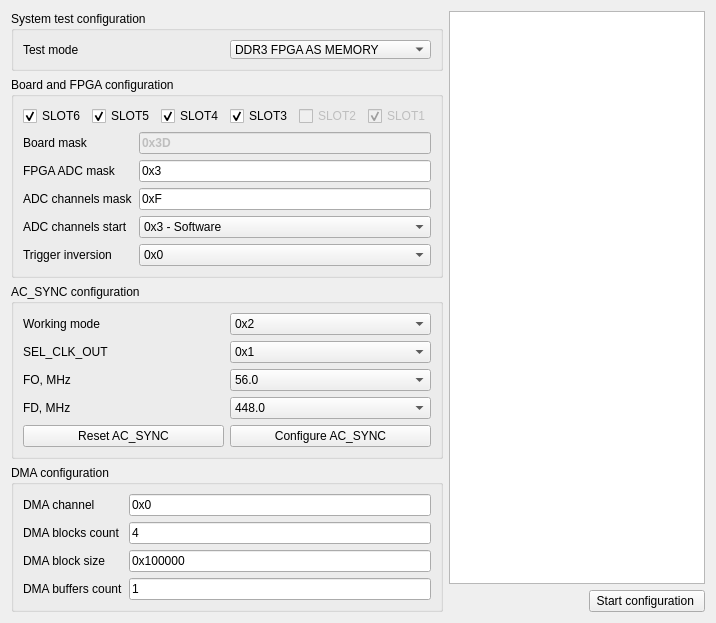
      <widget class="QWidget" name="tab">
       <attribute name="title">
        <string>System configuration</string>
       </attribute>
       <layout class="QGridLayout" name="gridLayout_10">
        <item row="1" column="2">
         <widget class="QPushButton" name="pbStartConfiguration">
          <property name="text">
           <string> Start configuration  </string>
          </property>
         </widget>
        </item>
        <item row="0" column="0" rowspan="2">
         <layout class="QVBoxLayout" name="verticalLayout">
          <item>
           <widget class="QGroupBox" name="groupBox_2">
            <property name="maximumSize">
             <size>
              <width>16777215</width>
              <height>60</height>
             </size>
            </property>
            <property name="font">
             <font>
              <weight>50</weight>
              <bold>false</bold>
             </font>
            </property>
            <property name="title">
             <string>System test configuration</string>
            </property>
            <layout class="QGridLayout" name="gridLayout_4">
             <item row="0" column="0">
              <layout class="QGridLayout" name="gridLayout_5">
               <item row="0" column="0">
                <widget class="QLabel" name="label_8">
                 <property name="text">
                  <string>Test mode</string>
                 </property>
                </widget>
               </item>
               <item row="0" column="1">
                <widget class="QComboBox" name="cbTestMode">
                 <property name="currentIndex">
                  <number>1</number>
                 </property>
                 <item>
                  <property name="text">
                   <string>DATA FROM ADC STREAM</string>
                  </property>
                 </item>
                 <item>
                  <property name="text">
                   <string>DDR3 FPGA AS MEMORY</string>
                  </property>
                 </item>
                 <item>
                  <property name="text">
                   <string>DDR3 FPGA AS FIFO</string>
                  </property>
                 </item>
                 <item>
                  <property name="text">
                   <string>PCIE DATA RATE TEST</string>
                  </property>
                 </item>
                </widget>
               </item>
              </layout>
             </item>
            </layout>
           </widget>
          </item>
          <item>
           <widget class="QGroupBox" name="groupBox_8">
            <property name="title">
             <string>Board and FPGA configuration</string>
            </property>
            <layout class="QGridLayout" name="gridLayout_6">
             <item row="0" column="0" colspan="2">
              <layout class="QGridLayout" name="gridLayout_7">
               <item row="0" column="0">
                <widget class="QCheckBox" name="cbSlot6">
                 <property name="text">
                  <string>SLOT6</string>
                 </property>
                 <property name="checked">
                  <bool>true</bool>
                 </property>
                </widget>
               </item>
               <item row="0" column="3">
                <widget class="QCheckBox" name="cbSlot3">
                 <property name="text">
                  <string>SLOT3</string>
                 </property>
                 <property name="checked">
                  <bool>true</bool>
                 </property>
                </widget>
               </item>
               <item row="0" column="4">
                <widget class="QCheckBox" name="cbSlot2">
                 <property name="enabled">
                  <bool>false</bool>
                 </property>
                 <property name="text">
                  <string>SLOT2</string>
                 </property>
                </widget>
               </item>
               <item row="0" column="2">
                <widget class="QCheckBox" name="cbSlot4">
                 <property name="text">
                  <string>SLOT4</string>
                 </property>
                 <property name="checked">
                  <bool>true</bool>
                 </property>
                </widget>
               </item>
               <item row="0" column="1">
                <widget class="QCheckBox" name="cbSlot5">
                 <property name="text">
                  <string>SLOT5</string>
                 </property>
                 <property name="checked">
                  <bool>true</bool>
                 </property>
                </widget>
               </item>
               <item row="0" column="5">
                <widget class="QCheckBox" name="cbSlot1">
                 <property name="enabled">
                  <bool>false</bool>
                 </property>
                 <property name="text">
                  <string>SLOT1</string>
                 </property>
                 <property name="checked">
                  <bool>true</bool>
                 </property>
                </widget>
               </item>
              </layout>
             </item>
             <item row="1" column="0" colspan="2">
              <layout class="QGridLayout" name="gridLayout_16">
               <item row="0" column="0">
                <widget class="QLabel" name="label_7">
                 <property name="text">
                  <string>Board mask</string>
                 </property>
                </widget>
               </item>
               <item row="0" column="1">
                <widget class="QLineEdit" name="leBoardMask">
                 <property name="enabled">
                  <bool>false</bool>
                 </property>
                 <property name="font">
                  <font>
                   <weight>75</weight>
                   <bold>true</bold>
                  </font>
                 </property>
                 <property name="text">
                  <string>0x3D</string>
                 </property>
                </widget>
               </item>
               <item row="1" column="0">
                <widget class="QLabel" name="label_11">
                 <property name="text">
                  <string>FPGA ADC mask</string>
                 </property>
                </widget>
               </item>
               <item row="1" column="1">
                <widget class="QLineEdit" name="leFpgaMask">
                 <property name="text">
                  <string>0x3</string>
                 </property>
                </widget>
               </item>
               <item row="2" column="0">
                <widget class="QLabel" name="label_9">
                 <property name="text">
                  <string>ADC channels mask</string>
                 </property>
                </widget>
               </item>
               <item row="2" column="1">
                <widget class="QLineEdit" name="leAdcMask">
                 <property name="text">
                  <string>0xF</string>
                 </property>
                </widget>
               </item>
               <item row="3" column="0">
                <widget class="QLabel" name="label_10">
                 <property name="text">
                  <string>ADC channels start</string>
                 </property>
                </widget>
               </item>
               <item row="3" column="1">
                <widget class="QComboBox" name="cbAdcStartSource">
                 <item>
                  <property name="text">
                   <string>0x3 - Software</string>
                  </property>
                 </item>
                 <item>
                  <property name="text">
                   <string>0x2 - Hardware</string>
                  </property>
                 </item>
                </widget>
               </item>
               <item row="4" column="1">
                <widget class="QComboBox" name="cbAdcStartInversion">
                 <item>
                  <property name="text">
                   <string>0x0</string>
                  </property>
                 </item>
                 <item>
                  <property name="text">
                   <string>0x1</string>
                  </property>
                 </item>
                </widget>
               </item>
               <item row="4" column="0">
                <widget class="QLabel" name="label_22">
                 <property name="text">
                  <string>Trigger inversion</string>
                 </property>
                </widget>
               </item>
              </layout>
             </item>
            </layout>
           </widget>
          </item>
          <item>
           <widget class="QGroupBox" name="groupBox_4">
            <property name="title">
             <string>AC_SYNC configuration</string>
            </property>
            <layout class="QGridLayout" name="gridLayout_8">
             <item row="0" column="0">
              <layout class="QGridLayout" name="gridLayout_9">
               <item row="3" column="0">
                <widget class="QLabel" name="label_5">
                 <property name="text">
                  <string>FD, MHz</string>
                 </property>
                </widget>
               </item>
               <item row="1" column="0">
                <widget class="QLabel" name="label_12">
                 <property name="text">
                  <string>SEL_CLK_OUT</string>
                 </property>
                </widget>
               </item>
               <item row="0" column="0">
                <widget class="QLabel" name="label_13">
                 <property name="text">
                  <string>Working mode</string>
                 </property>
                </widget>
               </item>
               <item row="1" column="1">
                <widget class="QComboBox" name="cbSyncSelClkOut">
                 <property name="currentIndex">
                  <number>1</number>
                 </property>
                 <item>
                  <property name="text">
                   <string>0x0</string>
                  </property>
                 </item>
                 <item>
                  <property name="text">
                   <string>0x1</string>
                  </property>
                 </item>
                </widget>
               </item>
               <item row="0" column="1">
                <widget class="QComboBox" name="cbSyncMode">
                 <property name="currentIndex">
                  <number>2</number>
                 </property>
                 <item>
                  <property name="text">
                   <string>0x0</string>
                  </property>
                 </item>
                 <item>
                  <property name="text">
                   <string>0x1</string>
                  </property>
                 </item>
                 <item>
                  <property name="text">
                   <string>0x2</string>
                  </property>
                 </item>
                 <item>
                  <property name="text">
                   <string>0x3</string>
                  </property>
                 </item>
                </widget>
               </item>
               <item row="5" column="1">
                <widget class="QPushButton" name="pbSyncConfigure">
                 <property name="text">
                  <string>Configure AC_SYNC</string>
                 </property>
                </widget>
               </item>
               <item row="2" column="0">
                <widget class="QLabel" name="label_6">
                 <property name="text">
                  <string>FO, MHz</string>
                 </property>
                </widget>
               </item>
               <item row="2" column="1">
                <widget class="QComboBox" name="cbSyncFO">
                 <property name="currentIndex">
                  <number>1</number>
                 </property>
                 <item>
                  <property name="text">
                   <string>10.0</string>
                  </property>
                 </item>
                 <item>
                  <property name="text">
                   <string>56.0</string>
                  </property>
                 </item>
                 <item>
                  <property name="text">
                   <string>120.0</string>
                  </property>
                 </item>
                 <item>
                  <property name="text">
                   <string>400.0</string>
                  </property>
                 </item>
                 <item>
                  <property name="text">
                   <string>448.0</string>
                  </property>
                 </item>
                 <item>
                  <property name="text">
                   <string>480.0</string>
                  </property>
                 </item>
                </widget>
               </item>
               <item row="3" column="1">
                <widget class="QComboBox" name="cbSyncFD">
                 <property name="currentIndex">
                  <number>1</number>
                 </property>
                 <item>
                  <property name="text">
                   <string>400.0</string>
                  </property>
                 </item>
                 <item>
                  <property name="text">
                   <string>448.0</string>
                  </property>
                 </item>
                 <item>
                  <property name="text">
                   <string>488.72</string>
                  </property>
                 </item>
                 <item>
                  <property name="text">
                   <string>480</string>
                  </property>
                 </item>
                </widget>
               </item>
               <item row="5" column="0">
                <widget class="QPushButton" name="pbResetSync">
                 <property name="text">
                  <string>Reset AC_SYNC</string>
                 </property>
                 <property name="checkable">
                  <bool>true</bool>
                 </property>
                </widget>
               </item>
              </layout>
             </item>
            </layout>
           </widget>
          </item>
          <item>
           <widget class="QGroupBox" name="groupBox">
            <property name="title">
             <string>DMA configuration</string>
            </property>
            <layout class="QGridLayout" name="gridLayout_3">
             <item row="0" column="0">
              <layout class="QGridLayout" name="gridLayout_2">
               <item row="2" column="0">
                <widget class="QLabel" name="label_3">
                 <property name="text">
                  <string>DMA block size</string>
                 </property>
                </widget>
               </item>
               <item row="3" column="0">
                <widget class="QLabel" name="label_4">
                 <property name="text">
                  <string>DMA buffers count</string>
                 </property>
                </widget>
               </item>
               <item row="1" column="0">
                <widget class="QLabel" name="label_2">
                 <property name="text">
                  <string>DMA blocks count</string>
                 </property>
                </widget>
               </item>
               <item row="0" column="0">
                <widget class="QLabel" name="label">
                 <property name="text">
                  <string>DMA channel</string>
                 </property>
                </widget>
               </item>
               <item row="0" column="1">
                <widget class="QLineEdit" name="leDmaChannel">
                 <property name="text">
                  <string>0x0</string>
                 </property>
                </widget>
               </item>
               <item row="1" column="1">
                <widget class="QLineEdit" name="leDmaBlocksCount">
                 <property name="text">
                  <string>4</string>
                 </property>
                </widget>
               </item>
               <item row="2" column="1">
                <widget class="QLineEdit" name="leDmaBlockSize">
                 <property name="text">
                  <string>0x100000</string>
                 </property>
                </widget>
               </item>
               <item row="3" column="1">
                <widget class="QLineEdit" name="leDmaBuffersCount">
                 <property name="text">
                  <string>1</string>
                 </property>
                </widget>
               </item>
              </layout>
             </item>
            </layout>
           </widget>
          </item>
         </layout>
        </item>
        <item row="1" column="1">
         <spacer name="horizontalSpacer_2">
          <property name="orientation">
           <enum>Qt::Horizontal</enum>
          </property>
          <property name="sizeHint" stdset="0">
           <size>
            <width>40</width>
            <height>20</height>
           </size>
          </property>
         </spacer>
        </item>
        <item row="0" column="1" colspan="2">
         <widget class="QPlainTextEdit" name="ptTrace">
          <property name="textInteractionFlags">
           <set>Qt::TextSelectableByKeyboard|Qt::TextSelectableByMouse</set>
          </property>
         </widget>
        </item>
       </layout>
      </widget>
